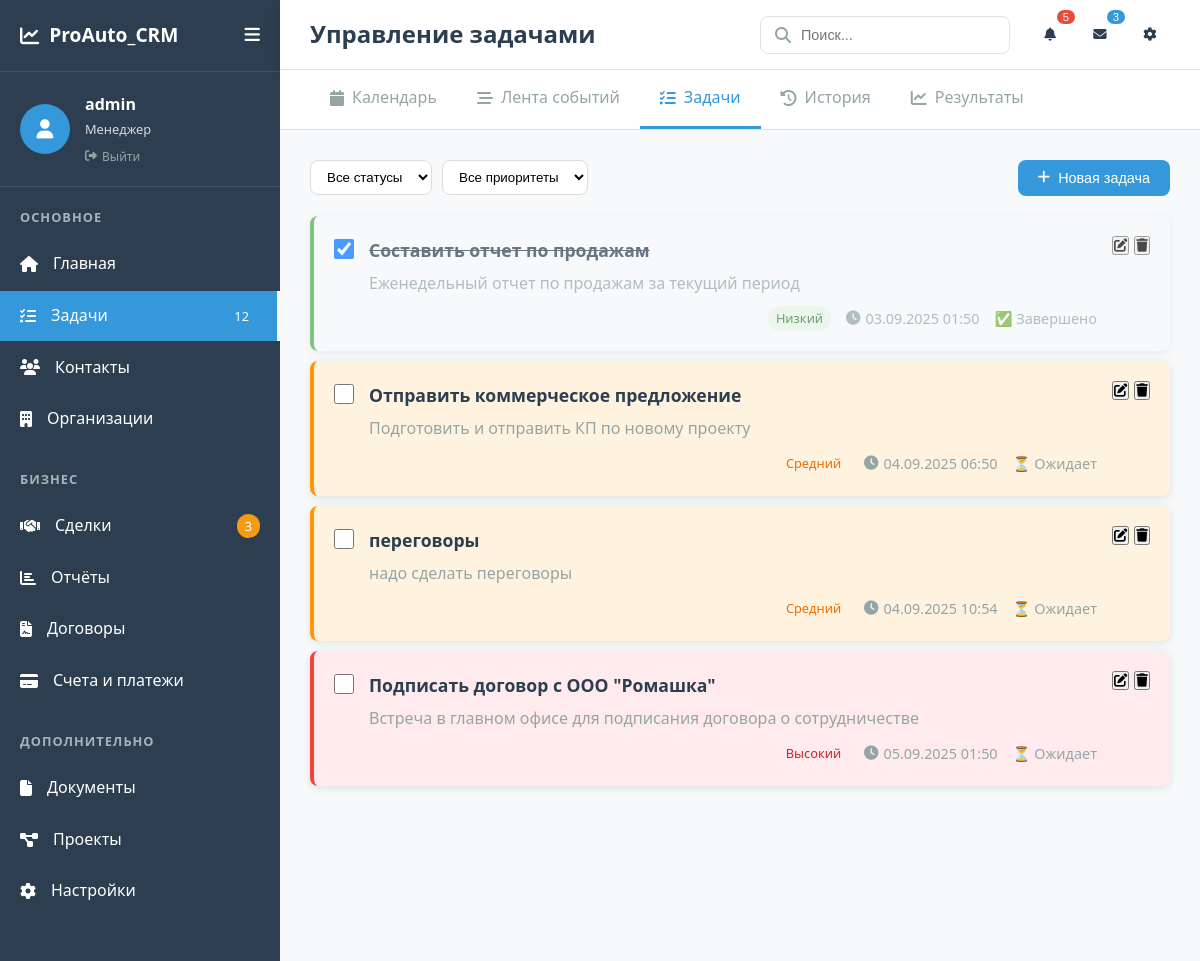
The app's page /tasks (signed in) with its own data.
### app.py (models this page shows, shortened)
class Task(db.Model):
    id = db.Column(db.Integer, primary_key=True)
    title = db.Column(db.String(200), nullable=False)
    description = db.Column(db.Text)
    priority = db.Column(db.String(20), default='medium')  # low, medium, high, urgent
    status = db.Column(db.String(20), default='pending')  # pending, in_progress, completed, cancelled
    due_date = db.Column(db.DateTime)
    completed_at = db.Column(db.DateTime)
    created_at = db.Column(db.DateTime, default=datetime.utcnow)
    user_id = db.Column(db.Integer, db.ForeignKey('user.id'))
    user = db.relationship('User', backref=db.backref('tasks', lazy=True))

### app.py (the view)
    def decorated_function(*args, **kwargs):
        if 'username' not in session:
            return redirect(url_for('login', next=request.url))
        return f(*args, **kwargs)

### templates/modules/tasks.html (shortened to what this page needs)
{% extends "base.html" %}
{% block page_title %}Управление задачами{% endblock %}
{% block module_tabs %}
{{ super() }}
{% endblock %}
{% block content %}
<div class="tasks-container">
    <div class="tasks-header">
        <div class="filters">
            <select id="status-filter" class="filter-select">
                <option value="all" {% if status_filter == 'all' %}selected{% endif %}>Все статусы</option>
            </select>
            <select id="priority-filter" class="filter-select">
                <option value="all" {% if priority_filter == 'all' %}selected{% endif %}>Все приоритеты</option>
            </select>
        </div>
        <button class="btn btn-primary" onclick="showTaskModal()">
            <i class="fas fa-plus"></i>
            Новая задача
        </button>
    </div>
    <div class="tasks-list">
        {% for task in tasks %}
        <div class="task-card priority-{{ task.priority }} status-{{ task.status }}"
             data-task-id="{{ task.id }}">
            <div class="task-checkbox">
                <input type="checkbox" {% if task.status == 'completed' %}checked{% endif %}
                       onchange="toggleTaskStatus({{ task.id }}, this.checked)">
            </div>
            <div class="task-content">
                <h3 class="task-title">{{ task.title }}</h3>
                {% if task.description %}
                <p class="task-description">{{ task.description }}</p>
                {% endif %}
                <div class="task-meta">
                    <span class="task-priority badge priority-{{ task.priority }}">
                        {% if task.priority == 'low' %}Низкий
                        {% elif task.priority == 'medium' %}Средний
                        {% elif task.priority == 'high' %}Высокий
                        {% else %}Срочный{% endif %}
                    </span>
                    {% if task.due_date %}
                    <span class="task-due-date">
                        <i class="fas fa-clock"></i>
                        {{ task.due_date.strftime('%d.%m.%Y %H:%M') }}
                    </span>
                    {% endif %}
                    <span class="task-status">
                        {% if task.status == 'pending' %}⏳ Ожидает
                        {% elif task.status == 'in_progress' %}🚀 В работе
                        {% elif task.status == 'completed' %}✅ Завершено
                        {% else %}❌ Отменено{% endif %}
                    </span>
                </div>
            </div>
            <div class="task-actions">
                <button class="btn-icon" onclick="editTask({{ task.id }})">
                    <i class="fas fa-edit"></i>
                </button>
                <button class="btn-icon" onclick="deleteTask({{ task.id }})">
                    <i class="fas fa-trash"></i>
                </button>
            </div>
        </div>
        {% else %}
        <div class="empty-state">
            <i class="fas fa-tasks"></i>
            <h3>Задачи не найдены</h3>
            <p>Создайте первую задачу или измените фильтры</p>
        </div>
        {% endfor %}
    </div>
</div>
{% endblock %}

### templates/base.html (shortened to what this page needs)
<!DOCTYPE html>
<html lang="ru">
<head>
    <link rel="stylesheet" href="https://cdnjs.cloudflare.com/ajax/libs/font-awesome/6.4.0/css/all.min.css">
    <link rel="stylesheet" href="{{ url_for('static', filename='css/style.css') }}">
</head>
<body>
    <div class="app-container">
        <div class="sidebar">
            <div class="sidebar-header">
                <div class="logo">
                    <i class="fas fa-chart-line"></i>
                    <span>ProAuto_CRM</span>
                </div>
                <button class="sidebar-toggle">
                    <i class="fas fa-bars"></i>
                </button>
            </div>
            <div class="user-info">
                <div class="user-avatar">
                    <i class="fas fa-user"></i>
                </div>
                <div class="user-details">
                    <span class="username">{{ session.get('username', 'Гость') }}</span>
                    <span class="user-role">Менеджер</span>
                    <a href="{{ url_for('logout') }}" class="logout-link" style="font-size: 12px; color: #666; text-decoration: none;">
                        <i class="fas fa-sign-out-alt"></i> Выйти
                    </a>
                </div>
            </div>
            <nav class="main-menu">
                <div class="menu-section">
                    <h3>ОСНОВНОЕ</h3>
                    <ul>
                        <li class="{% if request.endpoint == 'index' %}active{% endif %}">
                            <a href="{{ url_for('index') }}">
                                <i class="fas fa-home"></i>
                                <span>Главная</span>
                            </a>
                        </li>
                        <li class="{% if request.endpoint == 'tasks' %}active{% endif %}">
                            <a href="{{ url_for('tasks') }}">
                                <i class="fas fa-tasks"></i>
                                <span>Задачи</span>
                                <span class="badge">12</span>
                            </a>
                        </li>
                        <li class="{% if request.endpoint == 'contacts' %}active{% endif %}">
                            <a href="{{ url_for('contacts') }}">
                                <i class="fas fa-users"></i>
                                 <span>Контакты</span>
                             </a>
                        </li>
                        <li>
                            <a href="#">
                                <i class="fas fa-building"></i>
                                <span>Организации</span>
                            </a>
                        </li>
                    </ul>
                </div>
                <div class="menu-section">
                    <h3>БИЗНЕС</h3>
                    <ul>
                        <li>
                            <a href="#">
                                <i class="fas fa-handshake"></i>
                                <span>Сделки</span>
                                <span class="badge warning">3</span>
                            </a>
                        </li>
                        <li>
                            <a href="#">
                                <i class="fas fa-chart-bar"></i>
                                <span>Отчёты</span>
                            </a>
                        </li>
                        <li>
                            <a href="#">
                                <i class="fas fa-file-contract"></i>
                                <span>Договоры</span>
                            </a>
                        </li>
                        <li>
                            <a href="#">
                                <i class="fas fa-credit-card"></i>
                                <span>Счета и платежи</span>
                            </a>
                        </li>
                    </ul>
                </div>
                <div class="menu-section">
                    <h3>ДОПОЛНИТЕЛЬНО</h3>
                    <ul>
                        <li>
                            <a href="#">
                                <i class="fas fa-file"></i>
                                <span>Документы</span>
                            </a>
                        </li>
                        <li>
                            <a href="#">
                                <i class="fas fa-project-diagram"></i>
                                <span>Проекты</span>
                            </a>
                        </li>
                        <li>
                            <a href="#">
                                <i class="fas fa-cog"></i>
                                <span>Настройки</span>
                            </a>
                        </li>
                    </ul>
                </div>
            </nav>
        </div>
        <div class="main-content">
            <header class="top-header">
                <div class="header-left">
                    <h1>{% block page_title %}CRM Система{% endblock %}</h1>
                </div>
                <div class="header-right">
                    <div class="search-box">
                        <i class="fas fa-search"></i>
                        <input type="text" placeholder="Поиск...">
                    </div>
                    <div class="header-actions">
                        <button class="header-btn">
                            <i class="fas fa-bell"></i>
                            <span class="badge danger">5</span>
                        </button>
                        <button class="header-btn">
                            <i class="fas fa-envelope"></i>
                            <span class="badge">3</span>
                        </button>
                        <button class="header-btn">
                            <i class="fas fa-cog"></i>
                        </button>
                    </div>
                </div>
            </header>
            <div class="module-tabs">
                <div class="tabs-container">
                    {% block module_tabs %}
                    <a href="{{ url_for('calendar_view', view_type='day') }}" class="tab {% if request.endpoint == 'calendar_view' %}active{% endif %}">
                        <i class="fas fa-calendar"></i>
                        Календарь
                    </a>
                    <a href="#" class="tab">
                        <i class="fas fa-stream"></i>
                        Лента событий
                    </a>
                    <a href="{{ url_for('tasks') }}" class="tab {% if request.endpoint == 'tasks' %}active{% endif %}">
                        <i class="fas fa-tasks"></i>
                        Задачи
                    </a>
                    <a href="#" class="tab">
                        <i class="fas fa-history"></i>
                        История
                    </a>
                    <a href="#" class="tab">
                        <i class="fas fa-chart-line"></i>
                        Результаты
                    </a>
                    {% endblock %}
                </div>
            </div>
            <main class="content">
                {% block content %}{% endblock %}
            </main>
        </div>
    </div>
</body>
</html>

### records on screen
Task: status "☑", title "Составить отчет по продажам", description "Еженедельный отчет по продажам за текущий период", priority "Низкий", due_date "03.09.2025 01:50", shows "✅ Завершено"
Task: title "Отправить коммерческое предложение", description "Подготовить и отправить КП по новому проекту", priority "Средний", due_date "04.09.2025 06:50", shows "⏳ Ожидает"
Task: title "переговоры", description "надо сделать переговоры", priority "Средний", due_date "04.09.2025 10:54", shows "⏳ Ожидает"
Task: title "Подписать договор с ООО \"Ромашка\"", description "Встреча в главном офисе для подписания договора о сотрудничестве", priority "Высокий", due_date "05.09.2025 01:50", shows "⏳ Ожидает"

### other values on screen
{{ session.get('username', 'Гость') }} "admin"
